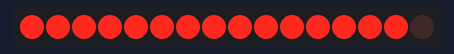
Bench run of a sketch on a simulated Arduino Uno, built with avr-gcc and run on an emulated ATmega328P. On the bench: 16 shift-register outputs drawn as a row of LEDs (first output left, lit = HIGH). Wiring (inferred from the names in the program): 2 × shift register (74HC595): data pin 11; shift clock pin 12; latch pin 8. Wiring (inferred from the signals the program sends): row of LEDs: on Q0, Q1, Q2, Q3, Q4, Q5, Q6, Q7, Q8, Q9, Q10, Q11, Q12, Q13, Q14, Q15.

Above: at 0.05 s.
At 0.35 s:
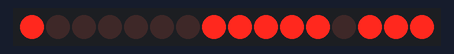
At 0.75 s:
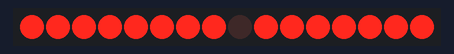
At 1.45 s:
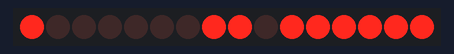
At 2.15 s:
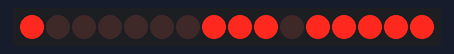
At 2.85 s:
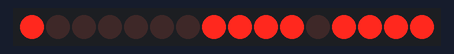
Timing chart, 0 to 3.1 s (numbered marks = the images above):
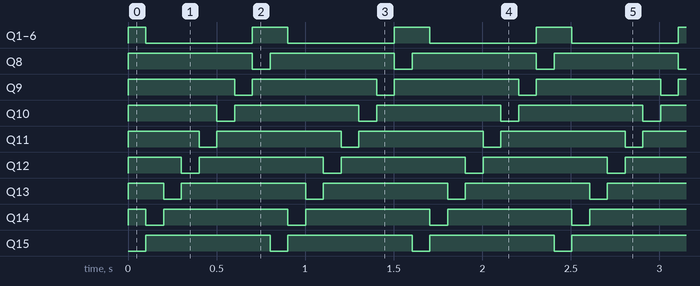

Measured:
- by itself, Q1–6: repeats every 0.80 s: LOW 0.60 s, HIGH 0.20 s
- by itself, Q8, Q9, Q15: alternates HIGH for 0.70 s and LOW for 0.10 s
- by itself, Q10–14: repeats every 0.80 s: LOW 0.10 s, HIGH 0.70 s

The sketch:

sketch_jun14a.ino.ino
```cpp
int latchPin = 8;
int clockPin = 12;
int dataPin = 11;
byte colDataMatrix[8] = { B01111111,
   B10111111,
   B11011111,
   B11101111,
   B11110111,
   B11111011,
   B11111101,
   B11111110
  };

byte rowDataMatrix[8] = { B11111111,
    B10000001,
    B10000001,
    B10000001,
    B10000001,
    B10000001,
    B10000001,
    B11111111
  };

// 定義顯示器顯示的時間 (延遲時間), 預設 1ms
int delay_time = 1;

void setup() {
pinMode(latchPin,OUTPUT);
pinMode(clockPin,OUTPUT);
pinMode(dataPin,OUTPUT);
}
void loop() {
for(int j=0;j<8;j++){
 for(int i = 0; i < 8 ; i++){
 //byte colData = colDataMatrix[i];
digitalWrite(latchPin,LOW);
   //  pickDigit(i);
   shiftOut(dataPin, clockPin, MSBFIRST, colDataMatrix[i]);
    shiftOut(dataPin, clockPin, MSBFIRST, rowDataMatrix[i]);
    //shiftOut(dataPin, clockPin, MSBFIRST, colDataMatrix[i]);
    digitalWrite(latchPin,HIGH);
    delay(100);
  }
}}
void pickDigit(int x) {
  byte rowByte = 1 << x;
  shiftOut(dataPin, clockPin, MSBFIRST, rowByte);

}
```
